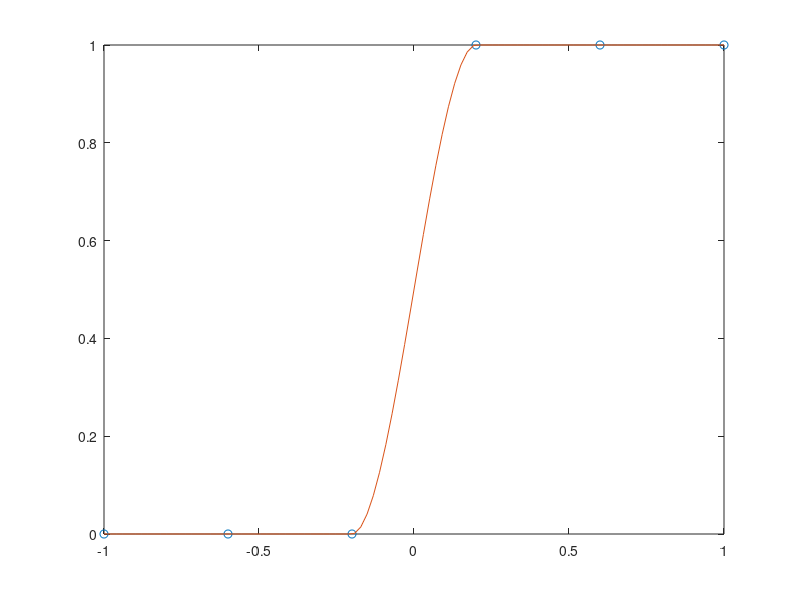

The MATLAB script that drew this image:
x=[-1, -0.6,-0.2,0.2,0.6,1];
y=[0,0,0,1,1,1];
xx=linspace(-1,1);
yh=interp1(x,y,xx,'pchip')
x1=linspace(-1,0)
x2=linspace(0,1)
y1=0
y2=1
plot(x,y,'o',xx,yh,x1,y1,'--',x2,y2,'--')
